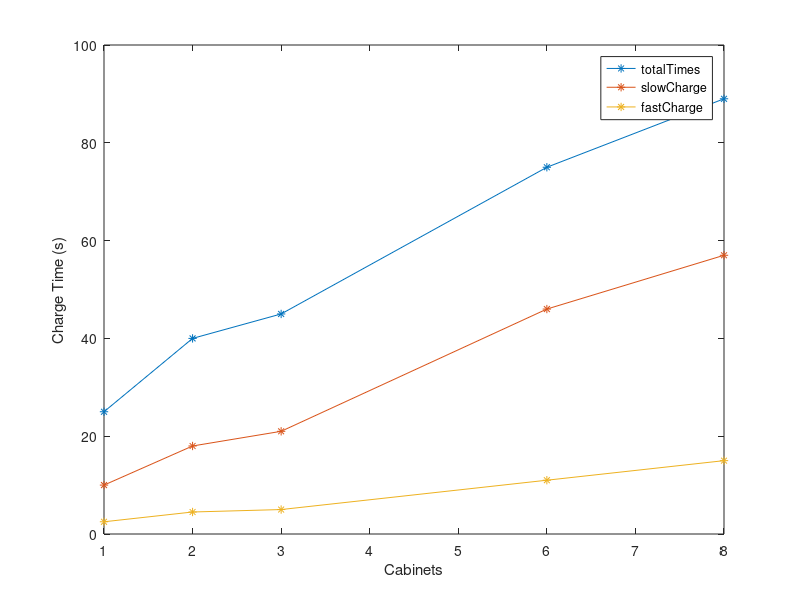

MATLAB code to generate this figure:
clc, clear, close all

totalTimes = [25, 40, 45, 75, 89];
cabinets = [1, 2, 3, 6, 8];
slowTimes = [10, 18, 21, 46, 57];
fastTimes = [2.5, 4.5, 5, 11, 15];

plot(cabinets, totalTimes, '-*')
xlabel("Cabinets")
ylabel("Charge Time (s)")
hold on
plot(cabinets, slowTimes, '-*')
plot(cabinets, fastTimes, '-*')
legend("totalTimes", "slowCharge", "fastCharge")